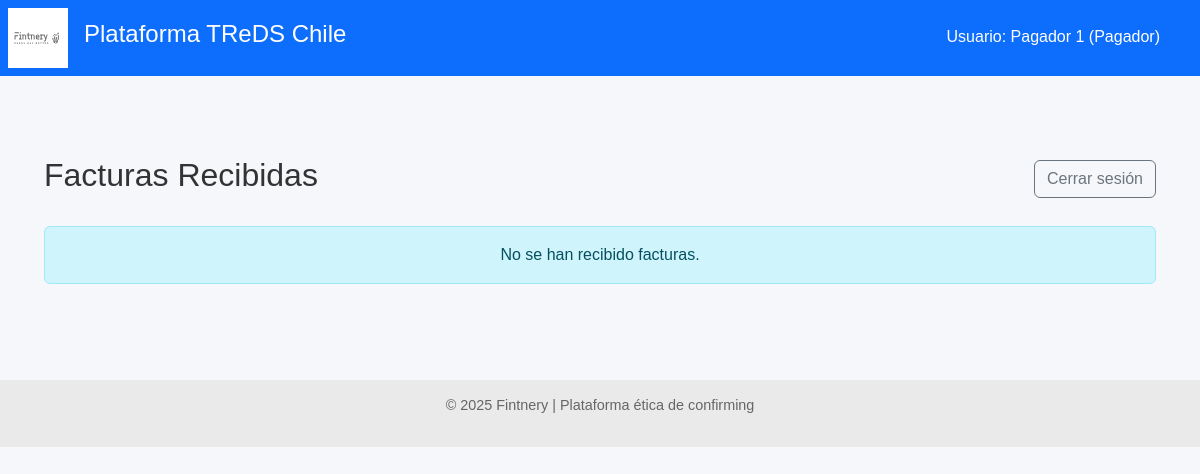
The app's page /pagador/facturas (signed in), older data.
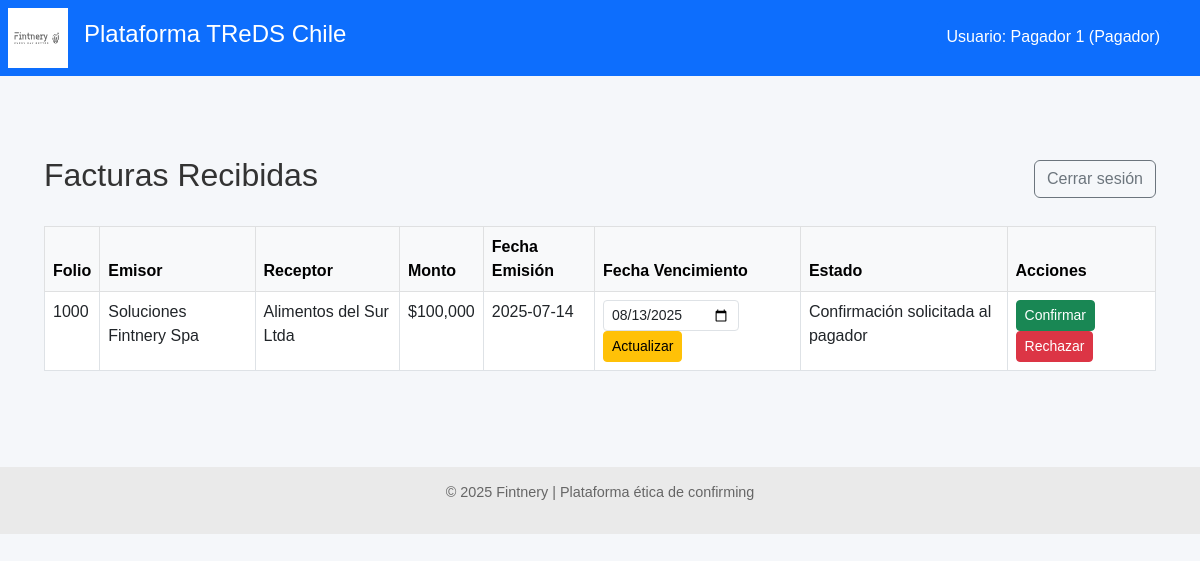
The same page, newer data.
### models.py (models this page shows)
class Pagador(Base):
    __tablename__ = "pagadores"
    id = Column(Integer, primary_key=True, index=True)
    nombre = Column(String, nullable=False)
    rut = Column(String, unique=True, index=True, nullable=False)
    usuario = Column(String, unique=True, index=True, nullable=False)
    clave_hash = Column(String, nullable=False)
    facturas = relationship("FacturaDB", back_populates="pagador")

class FacturaDB(Base):
    __tablename__ = "facturas"
    id = Column(Integer, primary_key=True, index=True)
    rut_emisor = Column(String, index=True)
    rut_receptor = Column(String)
    tipo_dte = Column(String)
    folio = Column(Integer)
    monto = Column(Integer)
    estado_dte = Column(String)
    razon_social_emisor = Column(String)
    razon_social_receptor = Column(String)
    fecha_emision = Column(Date)
    fecha_vencimiento = Column(Date)
    fecha_vencimiento_original = Column(Date, nullable=True)
    modificacion_aceptada_por_proveedor = Column(Boolean, nullable=True, default=None)
    confirming_solicitado = Column(Boolean, default=False)
    origen_confirmacion = Column(String, default="Desconocido")
    financiador_adjudicado = Column(String, nullable=True)
    proveedor_id = Column(Integer, ForeignKey("proveedores.id"))
    proveedor = relationship("Proveedor", back_populates="facturas")
    pagador_id = Column(Integer, ForeignKey("pagadores.id"))
    pagador = relationship("Pagador", back_populates="facturas")
    ofertas = relationship("OfertaFinanciamiento", back_populates="factura")

### routers/pagador.py (the view)
@router.get("/facturas")
def ver_facturas_pagador(request: Request, db: Session = Depends(get_db)):
    pagador_id = request.session.get("pagador_id")
    if not pagador_id:
        return RedirectResponse(url="/pagador/login", status_code=303)
    pagador = db.query(Pagador).get(pagador_id)
    if not pagador:
        request.session.clear()
        return RedirectResponse(url="/pagador/login", status_code=303)
    facturas = db.query(FacturaDB).filter(
        FacturaDB.rut_receptor == pagador.rut,
        FacturaDB.estado_dte == "Confirmación solicitada al pagador"
    ).all()
    return templates.TemplateResponse(
        "facturas_pagador.html",
        {
            "request": request,
            "facturas": facturas,
            "pagador_nombre": pagador.nombre
        }
    )

### templates/facturas_pagador.html (shortened to what this page needs)
{% extends "base.html" %}
{% block content %}
<div class="container mt-5">
    <div class="d-flex justify-content-between align-items-center mb-4">
        <h2>Facturas Recibidas</h2>
        <a href="/pagador/logout" class="btn btn-outline-secondary">Cerrar sesión</a>
    </div>
    {% if facturas %}
    <div class="table-responsive">
        <table class="table table-bordered table-hover bg-white">
            <thead class="table-light">
                <tr>
                    <th>Folio</th>
                    <th>Emisor</th>
                    <th>Receptor</th>
                    <th>Monto</th>
                    <th>Fecha Emisión</th>
                    <th>Fecha Vencimiento</th>
                    <th>Estado</th>
                    <th>Acciones</th>
                </tr>
            </thead>
            <tbody>
                {% for factura in facturas %}
                <tr>
                    <td>{{ factura.folio }}</td>
                    <td>{{ factura.razon_social_emisor }}</td>
                    <td>{{ factura.razon_social_receptor }}</td>
                    <td>${{ "{:,.0f}".format(factura.monto) }}</td>
                    <td>{{ factura.fecha_emision }}</td>
                    <td>
                        {% if factura.estado_dte == "Confirmación solicitada al pagador" %}
                            <form method="post" action="/pagador/editar-vencimiento/{{ factura.id }}" class="d-inline">
                                <input type="date" name="nueva_fecha_vencimiento" value="{{ factura.fecha_vencimiento }}" class="form-control form-control-sm d-inline w-auto">
                                <button type="submit" class="btn btn-sm btn-warning">Actualizar</button>
                            </form>
                        {% else %}
                            {{ factura.fecha_vencimiento.strftime('%Y-%m-%d') if factura.fecha_vencimiento else "Sin fecha" }}
                        {% endif %}
                    </td>
                    <td>{{ factura.estado_dte }}</td>
                    <td>
                        {% if factura.estado_dte == "Confirmación solicitada al pagador" %}
                            <form method="post" action="/pagador/confirmar-factura/{{ factura.id }}" class="d-inline">
                                <button type="submit" class="btn btn-sm btn-success">Confirmar</button>
                            </form>
                            <form method="post" action="/pagador/rechazar-factura/{{ factura.id }}" class="d-inline">
                                <button type="submit" class="btn btn-sm btn-danger">Rechazar</button>
                            </form>
                        {% else %}
                            <span class="text-muted">Sin acciones</span>
                        {% endif %}
                    </td>
                </tr>
                {% endfor %}
            </tbody>
        </table>
    </div>
    {% else %}
    <div class="alert alert-info text-center">
        No se han recibido facturas.
    </div>
    {% endif %}
</div>
{% endblock %}

### templates/base.html (shortened to what this page needs)
<!DOCTYPE html>
<html lang="es">
<head>
    <link href="https://cdn.jsdelivr.net/npm/bootstrap@5.3.0/dist/css/bootstrap.min.css" rel="stylesheet">
    <link rel="stylesheet" href="/static/styles.css">
</head>
<body>
    <header class="main-header d-flex align-items-center bg-primary text-white p-2">
        <img src="/static/LogoFIntneryWeb.svg" alt="Fintnery" class="logo me-3" style="height: 60px;">
        <h1 class="titulo-principal">Plataforma TReDS Chile</h1>
    </header>
    <main>
        {% block content %}{% endblock %}
    </main>
    <footer class="footer text-center mt-5">
        <p>&copy; 2025 Fintnery | Plataforma ética de confirming</p>
    </footer>
    {% if financiador_nombre or proveedor_nombre or pagador_nombre %}
    <div style="position: absolute; top: 20px; right: 30px; color: white; background-color: #0d6efd; padding: 5px 10px; border-radius: 5px;">
        Usuario:
        {% if pagador_nombre %}{{ pagador_nombre }} (Pagador){% endif %}
    </div>
    {% endif %}
</body>
</html>

### static/styles.css (style rules this page uses)
body { font-family: sans-serif; margin: 0; background-color: #f5f7fa; color: #333; }
.main-header { background-color: #1f3a93; color: white; padding: 1em; display: flex; align-items: center; }
.logo { height: 40px; margin-right: 15px; }
.titulo-principal { font-size: 1.5em; }
footer.footer { background-color: #eaeaea; text-align: center; padding: 1em; font-size: 0.9em; color: #666; }
main { padding: 2em; }

Row changes from the older to the newer data that the page shows:
added FacturaDB: folio "1000", razon_social_emisor "Soluciones Fintnery Spa", razon_social_receptor "Alimentos del Sur Ltda", monto "100,000", fecha_emision "2025-07-14", nueva_fecha_vencimiento "08/13/2025", estado_dte "Confirmación solicitada al pagador"
Text that changed along with them:
text no longer shown: "No se han recibido facturas."
text now shown: "Folio Emisor Receptor Monto Fecha Emisión Fecha Vencimiento Estado Acciones"
